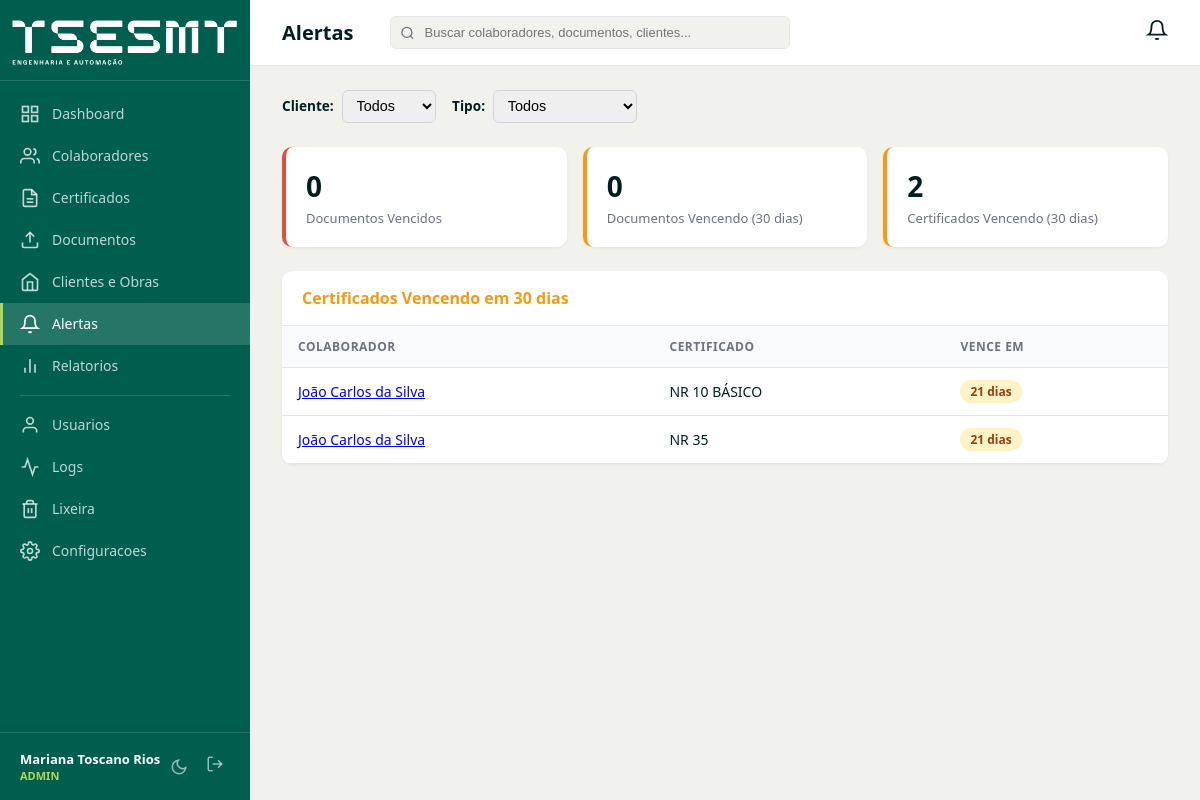
The app's page /alertas (signed in) with its own data.
### tables this page shows
CREATE TABLE IF NOT EXISTS certificados (
    id INT AUTO_INCREMENT PRIMARY KEY,
    colaborador_id INT NOT NULL,
    tipo_certificado_id INT NOT NULL,
    data_realizacao DATE NOT NULL,
    data_emissao DATE NOT NULL,
    data_validade DATE NOT NULL,
    status ENUM('vigente','vencido','proximo_vencimento') NOT NULL DEFAULT 'vigente',
    criado_por INT NULL,
    criado_em DATETIME NOT NULL DEFAULT CURRENT_TIMESTAMP,
    atualizado_em DATETIME NOT NULL DEFAULT CURRENT_TIMESTAMP ON UPDATE CURRENT_TIMESTAMP,
     
    excluido_em DATETIME NULL,
    FOREIGN KEY (colaborador_id) REFERENCES colaboradores(id) ON DELETE CASCADE,
    FOREIGN KEY (tipo_certificado_id) REFERENCES tipos_certificado(id) ON DELETE RESTRICT,
    FOREIGN KEY (criado_por) REFERENCES usuarios(id) ON DELETE SET NULL,
    INDEX idx_colaborador (colaborador_id),
    INDEX idx_tipo (tipo_certificado_id),
    INDEX idx_validade (data_validade),
    INDEX idx_status (status),
    INDEX idx_excluido_em (excluido_em)
);

CREATE TABLE IF NOT EXISTS colaboradores (
    id INT AUTO_INCREMENT PRIMARY KEY,
    nome_completo VARCHAR(200) NOT NULL,
    cpf_encrypted VARCHAR(255) NULL,
    cpf_hash VARCHAR(64) NULL UNIQUE,
    data_nascimento DATE NULL,
    telefone VARCHAR(20) NULL,
    email VARCHAR(150) NULL,
    matricula VARCHAR(50) NULL,
    cargo VARCHAR(100) NULL,
    funcao VARCHAR(100) NULL,
    setor VARCHAR(100) NULL,
    cliente_id INT NULL,
    obra_id INT NULL,
    data_admissao DATE NULL,
    data_demissao DATE NULL,
    status ENUM('ativo','inativo','afastado') NOT NULL DEFAULT 'ativo',
    unidade VARCHAR(100) NULL,
     
    excluido_em DATETIME NULL,
    criado_em DATETIME NOT NULL DEFAULT CURRENT_TIMESTAMP,
    atualizado_em DATETIME NOT NULL DEFAULT CURRENT_TIMESTAMP ON UPDATE CURRENT_TIMESTAMP,
    FOREIGN KEY (cliente_id) REFERENCES clientes(id) ON DELETE SET NULL,
    FOREIGN KEY (obra_id) REFERENCES obras(id) ON DELETE SET NULL,
    INDEX idx_nome (nome_completo),
    INDEX idx_status (status),
    INDEX idx_cliente (cliente_id),
    INDEX idx_obra (obra_id),
    INDEX idx_cpf_hash (cpf_hash),
    INDEX idx_excluido_em (excluido_em)
);

CREATE TABLE IF NOT EXISTS tipos_certificado (
    id INT AUTO_INCREMENT PRIMARY KEY,
    codigo VARCHAR(50) NOT NULL UNIQUE,
    titulo VARCHAR(500) NOT NULL,
    duracao VARCHAR(20) NOT NULL DEFAULT '8h',
    validade_meses INT NOT NULL DEFAULT 12,
    tem_anuencia TINYINT(1) NOT NULL DEFAULT 0,
    tem_diego TINYINT(1) NOT NULL DEFAULT 0,
    conteudo_no_verso TINYINT(1) NOT NULL DEFAULT 0,
    conteudo_programatico TEXT NULL,
    ativo TINYINT(1) NOT NULL DEFAULT 1,
    criado_em DATETIME NOT NULL DEFAULT CURRENT_TIMESTAMP,
    atualizado_em DATETIME NOT NULL DEFAULT CURRENT_TIMESTAMP ON UPDATE CURRENT_TIMESTAMP,
    INDEX idx_codigo (codigo)
);

### app/Views/alertas/index.php (the view, shortened to what the rows shown need)
<div class="filter-bar" style="display:flex; gap:1rem; align-items:center; margin-bottom:1.5rem; flex-wrap:wrap;">
    <form method="GET" action="/alertas" style="display:flex; gap:1rem; align-items:center; flex-wrap:wrap;">
        <div>
            <label for="filter-cliente" style="font-size:0.85rem; font-weight:600; margin-right:0.25rem;">Cliente:</label>
            <select name="cliente" id="filter-cliente" onchange="this.form.submit()" style="padding:0.4rem 0.6rem; border:1px solid #d1d5db; border-radius:6px; font-size:0.9rem;">
                <option value="">Todos</option>
            </select>
        </div>
        <div>
            <label for="filter-tipo" style="font-size:0.85rem; font-weight:600; margin-right:0.25rem;">Tipo:</label>
            <select name="tipo" id="filter-tipo" onchange="this.form.submit()" style="padding:0.4rem 0.6rem; border:1px solid #d1d5db; border-radius:6px; font-size:0.9rem;">
                <option value="">Todos</option>
            </select>
        </div>
    </form>
</div>
<div class="cards-row">
    <a href="#docs-vencidos" class="card-stat danger stat-card-clickable" style="text-decoration:none; color:inherit;">
        <div class="card-stat-value"><?= count($docs_vencidos) ?></div>
        <div class="card-stat-label">Documentos Vencidos</div>
    </a>
    <a href="#docs-vencendo" class="card-stat warning stat-card-clickable" style="text-decoration:none; color:inherit;">
        <div class="card-stat-value"><?= count($docs_expiring) ?></div>
        <div class="card-stat-label">Documentos Vencendo (30 dias)</div>
    </a>
    <a href="#certs-vencendo" class="card-stat warning stat-card-clickable" style="text-decoration:none; color:inherit;">
        <div class="card-stat-value"><?= count($certs_expiring) ?></div>
        <div class="card-stat-label">Certificados Vencendo (30 dias)</div>
    </a>
</div>
<?php if (!empty($certs_expiring)): ?>
<div id="certs-vencendo" class="table-container">
    <div class="table-header">
        <span class="table-title" style="color:var(--c-warning);">Certificados Vencendo em 30 dias</span>
    </div>
    <table>
        <thead><tr><th>Colaborador</th><th>Certificado</th><th>Vence em</th></tr></thead>
        <tbody>
        <?php foreach ($certs_expiring as $c): ?>
        <tr>
            <td><a href="/colaboradores/<?= $c['colaborador_id'] ?>"><?= htmlspecialchars($c['nome_completo']) ?></a></td>
            <td><?= htmlspecialchars($c['codigo']) ?></td>
            <td><span class="badge badge-proximo"><?= $c['dias_restantes'] ?> dias</span></td>
        </tr>
        <?php endforeach; ?>
        </tbody>
    </table>
</div>
<?php endif; ?>

### app/Core/Router.php (shortened to what the rows shown need)
<?php
class Router
{
    private array $routes = [];
    private function addRoute(string $method, string $path, array $handler, array $middleware): void
    {
        $pattern = preg_replace('/\{(\w+)\}/', '(?P<$1>[^/]+)', $path);
        $pattern = '#^' . $pattern . '$#';
        $this->routes[] = [
            'method'     => $method,
            'pattern'    => $pattern,
            'handler'    => $handler,
            'middleware'  => $middleware,
        ];
    }
    public function dispatch(): void
    {
        $method = $_SERVER['REQUEST_METHOD'];
        $uri = parse_url($_SERVER['REQUEST_URI'], PHP_URL_PATH);
        $uri = rtrim($uri, '/') ?: '/';
        foreach ($this->routes as $route) {
            if ($route['method'] !== $method) {
                continue;
            }
            if (preg_match($route['pattern'], $uri, $matches)) {
                $params = array_filter($matches, 'is_string', ARRAY_FILTER_USE_KEY);
                [$controllerName, $action] = $route['handler'];
                $controller = new $controllerClass();
                call_user_func_array([$controller, $action], array_values($params));
                return;
            }
        }
    }
}

### records on screen
certificados: colaborador.nome_completo "João Carlos da Silva", tipo_certificado.codigo "NR 10 BÁSICO", dias_restantes "21"
certificados: colaborador.nome_completo "João Carlos da Silva", tipo_certificado.codigo "NR 35", dias_restantes "21"

### other values on screen
count($docs_vencidos) "0"
count($docs_expiring) "0"
count($certs_expiring) "2"
